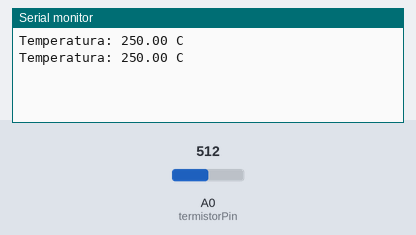
Simulated run of this sketch. Board: Arduino Uno, built with avr-gcc and run on an emulated ATmega328P. Parts: the last lines printed to the serial monitor. The inputs (shaded band) are chosen by the test bench; at power-on: A0 (termistorPin) = 512.

Above: at 1.8 s.
1.9 s: A0 (termistorPin) set to 716
At 2.8 s:
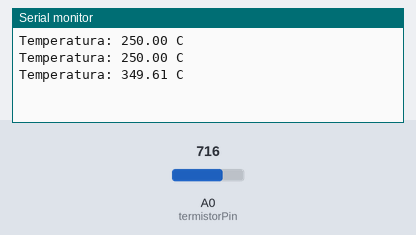
3.4 s: A0 (termistorPin) set to 900
At 4.6 s:
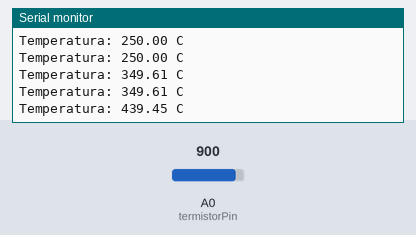
Timing chart, 0 to 6.4 s (numbered marks = the images above; inputs shaded):
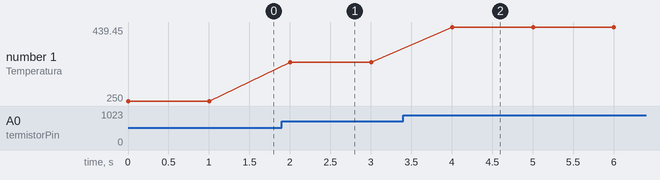

Measured:
- after the input at 1.9 s, the serial monitor: prints a new line after 0.10 s (image 1)
- after the input at 3.4 s, the serial monitor: prints a new line after 0.60 s (image 2)
- plotted number 1: 250 → 349.61 after the input at 1.9 s, 349.61 → 439.45 after the input at 3.4 s

The sketch:

termistor.ino
```cpp
int termistorPin = A0; // Pino do termistor
float valorTermistor;
float temperatura;

void setup() {
  Serial.begin(9600);
}

void loop() {
  valorTermistor = analogRead(termistorPin);
  temperatura = valorTermistor * 0.48828125; // Conversão para graus Celsius
  Serial.print("Temperatura: ");
  Serial.print(temperatura);
  Serial.println(" C");
  delay(1000);
}
```
